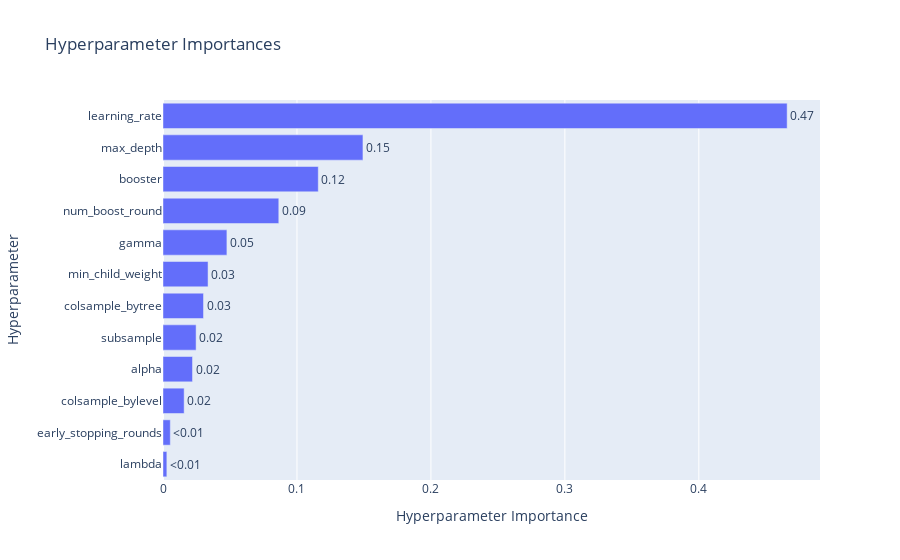

The notebook cell saved with this chart:
### Code cell
visualizations['param_importances']

### Figure 1 — Plotly figure (JSON) as saved in the notebook; plotly's stock layout.template omitted (floating-point values rounded to 4 significant figures)
{"data": [{"cliponaxis": false, "hovertemplate": ["lambda (FloatDistribution): 0.0028773017541898417<extra></extra>", "early_stopping_rounds (IntDistribution): 0.005457546377873161<extra></extra>", "colsample_bylevel (FloatDistribution): 0.015787039144244282<extra></extra>", "alpha (FloatDistribution): 0.02203280867421648<extra></extra>", "subsample (FloatDistribution): 0.02471169692361481<extra></extra>", "colsample_bytree (FloatDistribution): 0.03024054537699844<extra></extra>", "min_child_weight (IntDistribution): 0.03362931457281399<extra></extra>", "gamma (FloatDistribution): 0.04770922947005278<extra></extra>", "num_boost_round (IntDistribution): 0.08643562147896415<extra></extra>", "booster (CategoricalDistribution): 0.11591128002587694<extra></extra>", "max_depth (IntDistribution): 0.14926870163397446<extra></extra>", "learning_rate (FloatDistribution): 0.4659389145671808<extra></extra>"], "name": "Objective Value", "orientation": "h", "text": ["<0.01", "<0.01", "0.02", "0.02", "0.02", "0.03", "0.03", "0.05", "0.09", "0.12", "0.15", "0.47"], "textposition": "outside", "type": "bar", "x": [0.002877, 0.005458, 0.01579, 0.02203, 0.02471, 0.03024, 0.03363, 0.04771, 0.08644, 0.1159, 0.1493, 0.4659], "y": ["lambda", "early_stopping_rounds", "colsample_bylevel", "alpha", "subsample", "colsample_bytree", "min_child_weight", "gamma", "num_boost_round", "booster", "max_depth", "learning_rate"]}], "layout": {"title": {"text": "Hyperparameter Importances"}, "xaxis": {"title": {"text": "Hyperparameter Importance"}}, "yaxis": {"title": {"text": "Hyperparameter"}}}}
